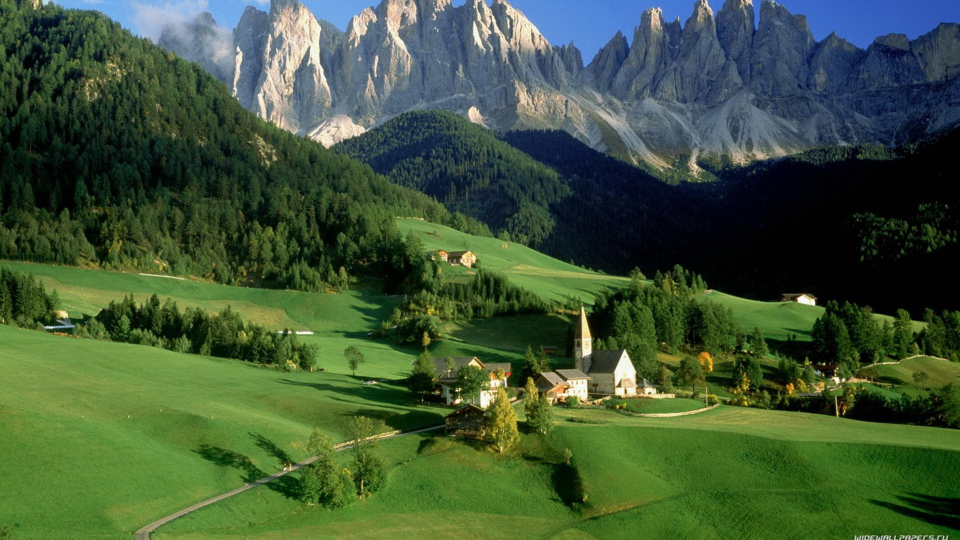
#> input picture openCV/images/k.jfif, 1920 x 1080 px, found by its file name (shown at 1/2 size)
$ python ex27_Thresholding0.py
#> lines starting #> are read from the running program, lines starting #| are printed output that depends on the picture; after the words box and inside, x2 and y2 are one past the last pixel; in counts of white or black regions, pixels touching at a corner belong together
import numpy as numpy
from cv2 import cv2
import time

fst = time.time()
def nothing(x):
    pass

myImg = cv2.imread('E:\\ImageProcessingdenemeleri\\images\\k.jfif')
#> myImg is the input picture: shape (1080, 1920, 3); mean B, G, R 56.7, 86.8, 64.3
myImg1 = cv2.imread('E:\\ImageProcessingdenemeleri\\images\\k.jfif',0)
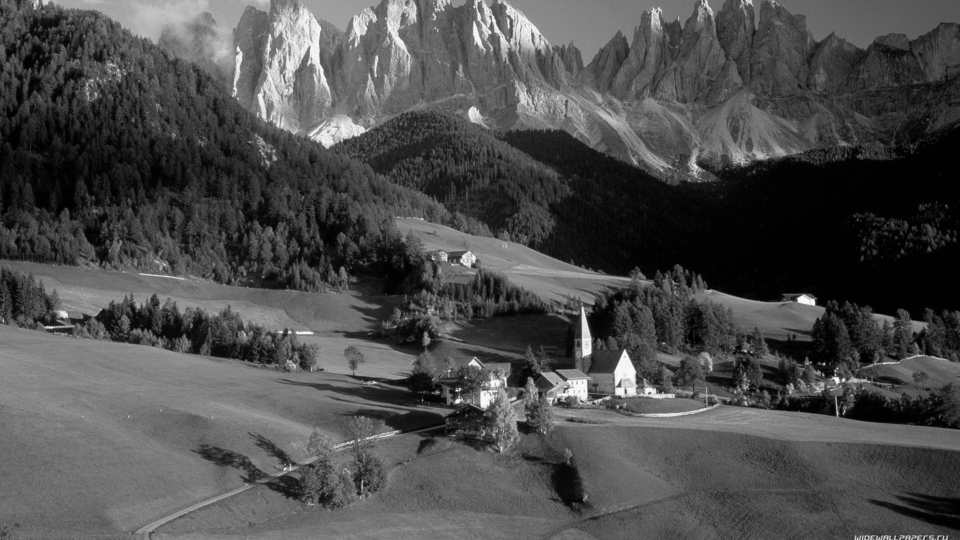
#> myImg1: shape (1080, 1920) (shown at 1/2 size); min 0, max 253, mean 76.6
myImg = cv2.resize(myImg,(360,180))
#> myImg: shape (180, 360, 3)
myImg1 = cv2.resize(myImg1,(360,180))
#> myImg1: shape (180, 360)

cv2.namedWindow('TrackBar Window')
cv2.createTrackbar('TrackBar/RGB-GRAY','TrackBar Window',0,255,nothing)
#> slider 'TrackBar/RGB-GRAY' is set to 85


while True:

    trackbarValue = cv2.getTrackbarPos('TrackBar/RGB-GRAY','TrackBar Window')
    _,th1RGB = cv2.threshold(myImg,trackbarValue,255,cv2.THRESH_BINARY)
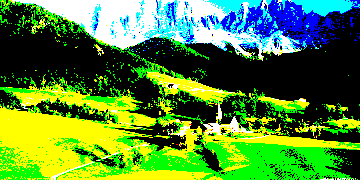
#> th1RGB: shape (180, 360, 3); mean B, G, R 51.4, 135.3, 81.3
    _,th2RGB = cv2.threshold(myImg,trackbarValue,255,cv2.THRESH_TRUNC)
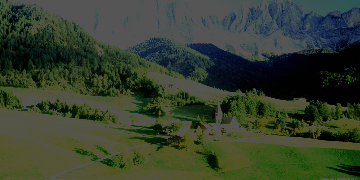
#> th2RGB: shape (180, 360, 3); mean B, G, R 45.6, 64.2, 53.7
    _,th3RGB = cv2.threshold(myImg,trackbarValue,255,cv2.THRESH_TOZERO)
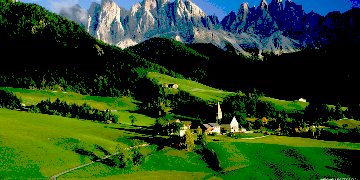
#> th3RGB: shape (180, 360, 3); mean B, G, R 28.2, 67.7, 37.8


    _,th1GRY = cv2.threshold(myImg1,trackbarValue,255,cv2.THRESH_BINARY)
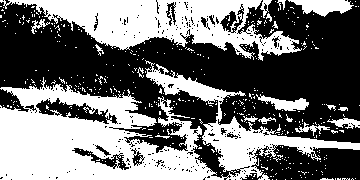
#> th1GRY: shape (180, 360); 44.9% white; 436 white regions (416 under 20 px), largest, box (x1, y1, x2, y2) and area: (0, 60, 360, 180) 17898, (0, 0, 302, 61) 8312, (288, 0, 354, 17) 661
    _,th2GRY = cv2.threshold(myImg1,trackbarValue,255,cv2.THRESH_TRUNC)
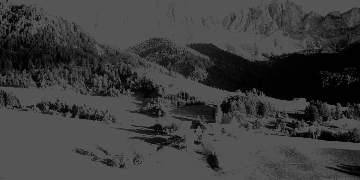
#> th2GRY: shape (180, 360); min 0, max 85, mean 60.9
    _,th3GRY = cv2.threshold(myImg1,trackbarValue,255,cv2.THRESH_TOZERO)
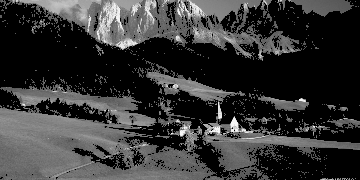
#> th3GRY: shape (180, 360); min 0, max 250, mean 54

    titles = ['Image/RGB','Image/GRAY','Image/RGB th-binary','Image/RGB th-trunc','Image/RGB th-tozero',
                'Image/GRAY th-binary','Image/GRAY th-trunc','Image/GRAY th-tozero']
    images = [myImg,myImg1,th1RGB,th2RGB,th3RGB,th1GRY,th2GRY,th3GRY]

    for i in range(8):
        cv2.imshow(titles[i],images[i])

    key = cv2.waitKey(1) & 0xFF
#> (key Esc is pressed here)
    if key == 27:
        break

cv2.destroyAllWindows()
scnd = time.time()
print(scnd - fst)

$ run again, with openCV/images/moon.jfif copied over openCV/images/k.jfif
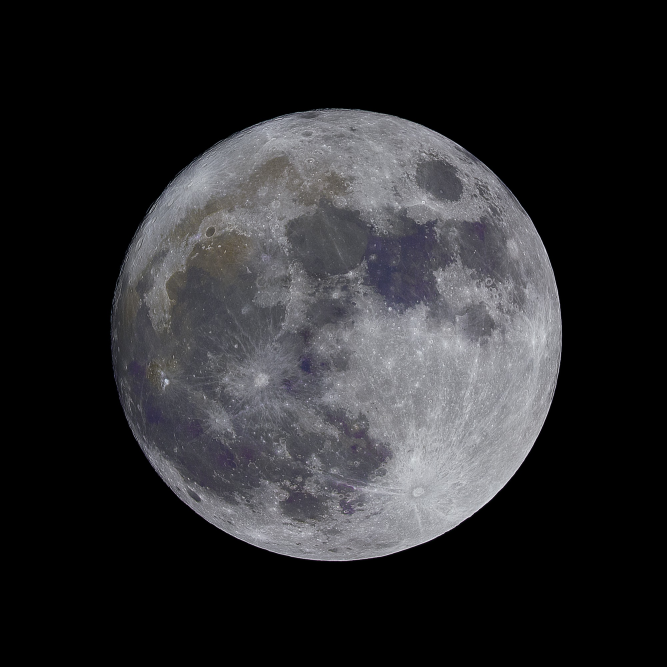
#> input picture openCV/images/moon.jfif, 2000 x 2000 px, found by its file name (shown at 1/3 size)
#> myImg is the input picture: shape (2000, 2000, 3); mean B, G, R 44.2, 42, 42.1
#> myImg: shape (180, 360, 3)
#> `_,th1GRY = cv2.threshold(myImg1,trackbarValue,255,cv2.THRESH_BINARY)`:
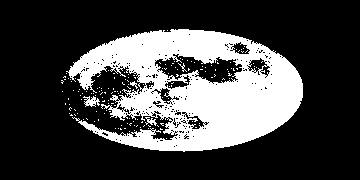
#> th1GRY: shape (180, 360); 26.5% white; 155 white regions (150 under 20 px), largest, box (x1, y1, x2, y2) and area: (66, 29, 303, 152) 16701, (83, 96, 100, 107) 106, (145, 117, 157, 126) 51, (130, 81, 138, 89) 26, (178, 63, 187, 72) 21
#> `_,th3GRY = cv2.threshold(myImg1,trackbarValue,255,cv2.THRESH_TOZERO)`:
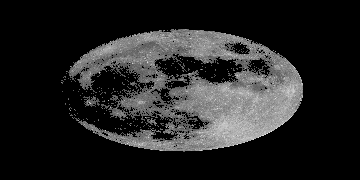
#> th3GRY: shape (180, 360); min 0, max 236, mean 35.2
